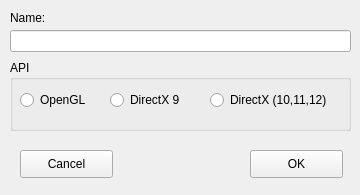
<?xml version="1.0" encoding="UTF-8"?>
<ui version="4.0">
 <class>config</class>
 <widget class="QWidget" name="config">
  <property name="geometry">
   <rect>
    <x>0</x>
    <y>0</y>
    <width>360</width>
    <height>195</height>
   </rect>
  </property>
  <property name="minimumSize">
   <size>
    <width>360</width>
    <height>195</height>
   </size>
  </property>
  <property name="maximumSize">
   <size>
    <width>360</width>
    <height>195</height>
   </size>
  </property>
  <property name="windowTitle">
   <string>Configuration</string>
  </property>
  <widget class="QPushButton" name="cancel_push_button">
   <property name="geometry">
    <rect>
     <x>20</x>
     <y>150</y>
     <width>93</width>
     <height>28</height>
    </rect>
   </property>
   <property name="text">
    <string>Cancel</string>
   </property>
   <property name="icon">
    <iconset resource="resources.qrc">
     <normaloff>:/resources/images/cancel.png</normaloff>:/resources/images/cancel.png</iconset>
   </property>
  </widget>
  <widget class="QLineEdit" name="game_name_line_edit">
   <property name="geometry">
    <rect>
     <x>10</x>
     <y>30</y>
     <width>341</width>
     <height>22</height>
    </rect>
   </property>
   <property name="text">
    <string/>
   </property>
  </widget>
  <widget class="QLabel" name="game_label">
   <property name="geometry">
    <rect>
     <x>10</x>
     <y>10</y>
     <width>71</width>
     <height>16</height>
    </rect>
   </property>
   <property name="text">
    <string>Name:</string>
   </property>
  </widget>
  <widget class="QPushButton" name="ok_push_button">
   <property name="geometry">
    <rect>
     <x>250</x>
     <y>150</y>
     <width>93</width>
     <height>28</height>
    </rect>
   </property>
   <property name="focusPolicy">
    <enum>Qt::WheelFocus</enum>
   </property>
   <property name="text">
    <string>OK</string>
   </property>
   <property name="icon">
    <iconset resource="resources.qrc">
     <normaloff>:/resources/images/apply.png</normaloff>:/resources/images/apply.png</iconset>
   </property>
  </widget>
  <widget class="QGroupBox" name="api_group_box">
   <property name="geometry">
    <rect>
     <x>10</x>
     <y>60</y>
     <width>341</width>
     <height>71</height>
    </rect>
   </property>
   <property name="title">
    <string>API</string>
   </property>
   <widget class="QRadioButton" name="dx9_radio_button">
    <property name="geometry">
     <rect>
      <x>100</x>
      <y>30</y>
      <width>91</width>
      <height>20</height>
     </rect>
    </property>
    <property name="text">
     <string>DirectX 9</string>
    </property>
   </widget>
   <widget class="QRadioButton" name="dxgi_radio_button">
    <property name="geometry">
     <rect>
      <x>200</x>
      <y>30</y>
      <width>131</width>
      <height>20</height>
     </rect>
    </property>
    <property name="text">
     <string>DirectX (10,11,12)</string>
    </property>
   </widget>
   <widget class="QRadioButton" name="opengl_radio_button">
    <property name="geometry">
     <rect>
      <x>10</x>
      <y>30</y>
      <width>81</width>
      <height>20</height>
     </rect>
    </property>
    <property name="text">
     <string>OpenGL</string>
    </property>
   </widget>
  </widget>
 </widget>
 <resources>
  <include location="resources.qrc"/>
 </resources>
 <connections/>
</ui>
